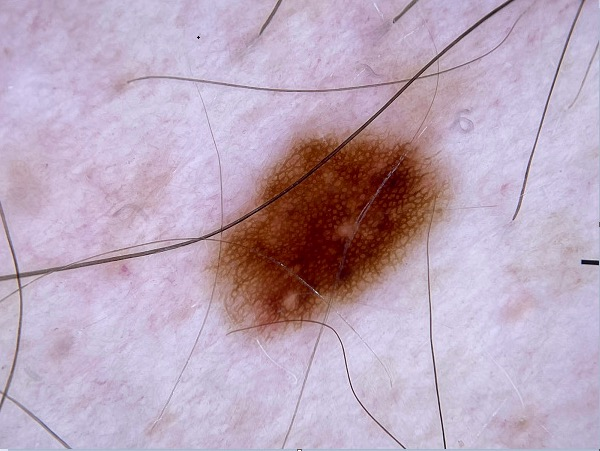
#> input picture DigitalHairRemoval/inputImages/115_LENTIGINOUS MELANOCYTIC NEVUS, PREDOMINANTLY JUNCTIONAL TYPE .jpg, 600 x 451 px; its folder holds only this picture in this run
$ python DigitalHairRemoval.py
#> lines starting #> are read from the running program, lines starting #| are printed output that depends on the picture
# -*- coding: utf-8 -*-
"""
Following are the DHR tasks followed in this example code:

    -- Applying Morphological Black-Hat transformation
    -- Creating the mask for InPainting task
    -- Applying inpainting algorithm on the image

"""

import glob
import cv2

#images = [cv2.imread(file) for file in glob.glob("path/to/files/*.png")]

images = [cv2.imread(file) for file in glob.glob("/Users/aaangd/DigitalHairRemoval/inputImages/*.jpg")]
#> images = 1 item
#import cv2
#src = cv2.imread("C:\\SkinHairRemovalPython\\inputImages\\sample1.jpg")
print (len(images))
#| 1

src = cv2.imread("/Users/aaangd/DigitalHairRemoval/inputImages/138_melanoma.jpg")
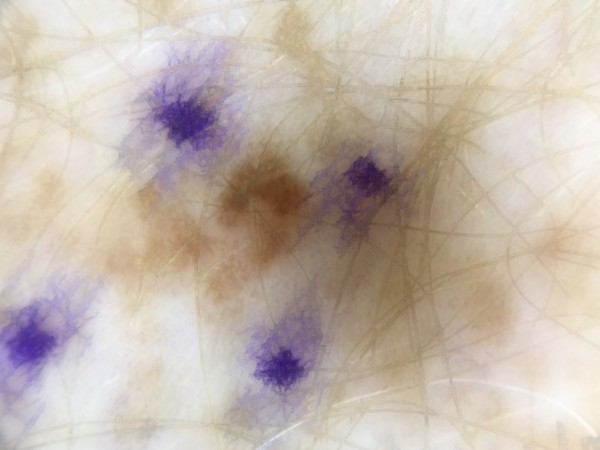
#> input picture DigitalHairRemoval/138_melanoma.jpg, 600 x 450 px, found by its file name
#> src is the input picture: shape (450, 600, 3); mean B, G, R 173.2, 183.8, 196.4

print( src.shape )
#| (450, 600, 3)
cv2.imshow("original Image" , src )


# Convert the original image to grayscale
grayScale = cv2.cvtColor( src, cv2.COLOR_RGB2GRAY )
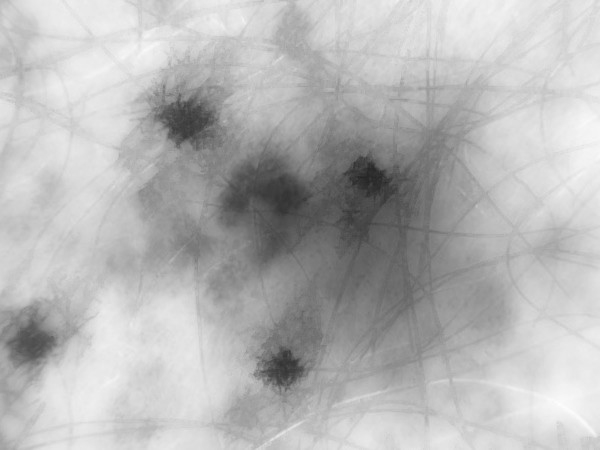
#> grayScale: shape (450, 600); min 36, max 254, mean 182.1
cv2.imshow("GrayScale",grayScale)
cv2.imwrite('grayScale_sample1.jpg', grayScale, [int(cv2.IMWRITE_JPEG_QUALITY), 90])

# Kernel for the morphological filtering
kernel = cv2.getStructuringElement(1,(17,17))

# Perform the blackHat filtering on the grayscale image to find the
# hair countours
blackhat = cv2.morphologyEx(grayScale, cv2.MORPH_BLACKHAT, kernel)
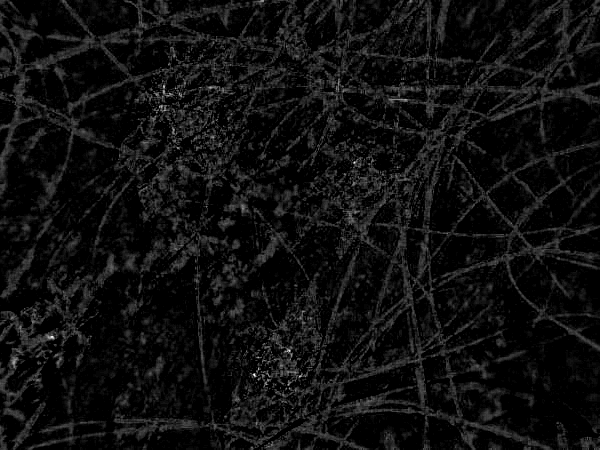
#> blackhat: shape (450, 600); min 0, max 37, mean 2.3; drawn with min black and max white
cv2.imshow("BlackHat",blackhat)
cv2.imwrite('blackhat_sample1.jpg', blackhat, [int(cv2.IMWRITE_JPEG_QUALITY), 90])

# intensify the hair countours in preparation for the inpainting
# algorithm
ret,thresh2 = cv2.threshold(blackhat,10,255,cv2.THRESH_BINARY)
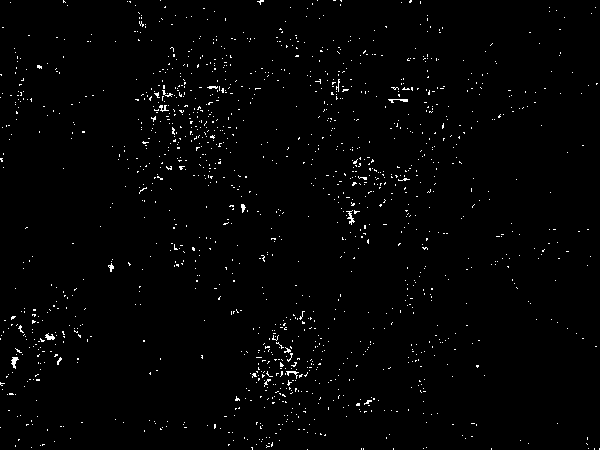
#> thresh2: shape (450, 600); 1.4% white in thin lines or dots
print( thresh2.shape )
#| (450, 600)
cv2.imshow("Thresholded Mask",thresh2)
cv2.imwrite('thresholded_sample1.jpg', thresh2, [int(cv2.IMWRITE_JPEG_QUALITY), 90])

# inpaint the original image depending on the mask
dst = cv2.inpaint(src,thresh2,1,cv2.INPAINT_TELEA)
cv2.imshow("InPaint",dst)
cv2.imwrite('/Users/aaangd/DigitalHairRemoval/138_melanoma.jpg', dst, [int(cv2.IMWRITE_JPEG_QUALITY), 90])
